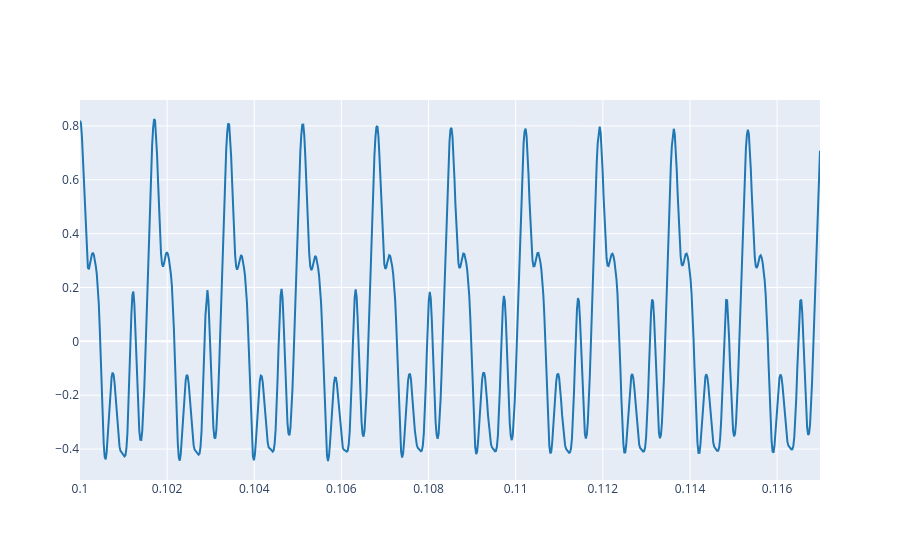

Notebook cell for this chart:
### Code cell
# Write the code here
T=1/f0
t_start = 0.1
t_end = t_start + 10*T

plot_signals(ref, fs, t_start=t_start, t_end=t_end)

### Figure 1 — Plotly figure (JSON) as saved in the notebook; plotly's stock layout.template omitted (floating-point values rounded to 4 significant figures; data arrays with more than 128 entries replaced by an {"elided": "..."} marker saying what was removed)
{"data": [{"line": {"color": "#1f77b4", "shape": "linear"}, "mode": "lines", "name": "audio signal 0", "type": "scatter", "x": {"elided": "750 float values"}, "y": {"elided": "750 float values"}}], "layout": {}}
